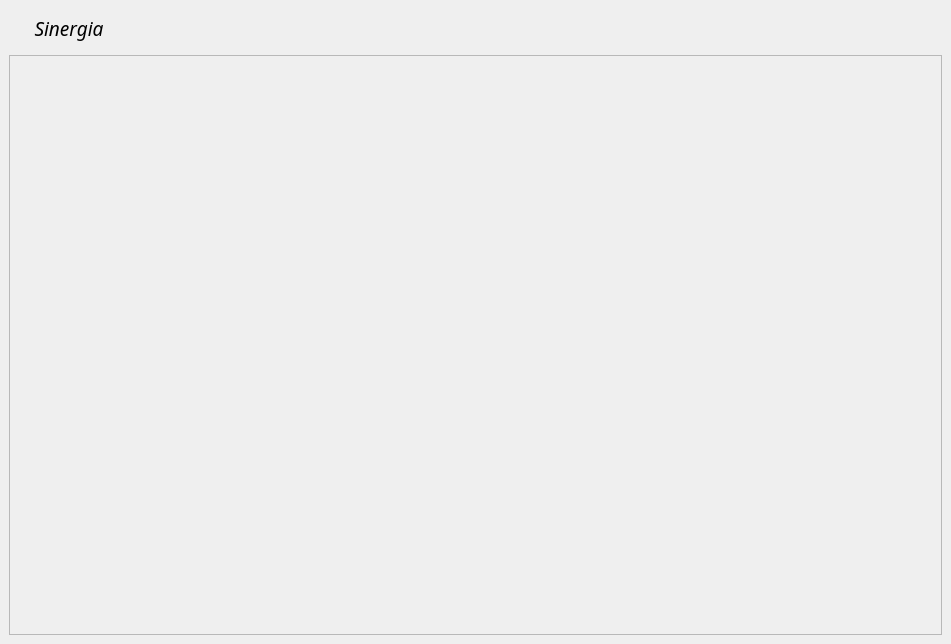
<?xml version="1.0" encoding="UTF-8"?>
<ui version="4.0">
 <class>MainWindow</class>
 <widget class="QMainWindow" name="MainWindow">
  <property name="geometry">
   <rect>
    <x>0</x>
    <y>0</y>
    <width>951</width>
    <height>644</height>
   </rect>
  </property>
  <property name="font">
   <font>
    <family>Hack</family>
    <pointsize>14</pointsize>
    <italic>true</italic>
   </font>
  </property>
  <property name="windowTitle">
   <string>MainWindow</string>
  </property>
  <widget class="QWidget" name="widgetCentral">
   <layout class="QGridLayout" name="gridCentral">
    <item row="1" column="0">
     <widget class="QFrame" name="frContent">
      <property name="frameShape">
       <enum>QFrame::Shape::StyledPanel</enum>
      </property>
      <property name="frameShadow">
       <enum>QFrame::Shadow::Raised</enum>
      </property>
      <layout class="QVBoxLayout" name="verticalLayout_2">
       <property name="spacing">
        <number>0</number>
       </property>
       <property name="leftMargin">
        <number>0</number>
       </property>
       <property name="topMargin">
        <number>0</number>
       </property>
       <property name="rightMargin">
        <number>0</number>
       </property>
       <property name="bottomMargin">
        <number>0</number>
       </property>
       <item>
        <layout class="QVBoxLayout" name="vly_content"/>
       </item>
      </layout>
     </widget>
    </item>
    <item row="0" column="0">
     <widget class="QWidget" name="widgetBarra" native="true">
      <property name="minimumSize">
       <size>
        <width>0</width>
        <height>40</height>
       </size>
      </property>
      <property name="maximumSize">
       <size>
        <width>16777215</width>
        <height>40</height>
       </size>
      </property>
      <property name="styleSheet">
       <string notr="true"/>
      </property>
      <layout class="QGridLayout" name="gridBarra">
       <property name="leftMargin">
        <number>0</number>
       </property>
       <property name="topMargin">
        <number>0</number>
       </property>
       <property name="rightMargin">
        <number>0</number>
       </property>
       <property name="bottomMargin">
        <number>0</number>
       </property>
       <item row="0" column="0">
        <widget class="QLabel" name="lbTitulo">
         <property name="minimumSize">
          <size>
           <width>120</width>
           <height>0</height>
          </size>
         </property>
         <property name="maximumSize">
          <size>
           <width>120</width>
           <height>16777215</height>
          </size>
         </property>
         <property name="text">
          <string>Sinergia</string>
         </property>
         <property name="alignment">
          <set>Qt::AlignmentFlag::AlignCenter</set>
         </property>
        </widget>
       </item>
       <item row="0" column="1">
        <widget class="QPushButton" name="btMenu">
         <property name="minimumSize">
          <size>
           <width>35</width>
           <height>0</height>
          </size>
         </property>
         <property name="maximumSize">
          <size>
           <width>35</width>
           <height>16777215</height>
          </size>
         </property>
         <property name="icon">
          <iconset resource="../../icons.qrc">
           <normaloff>:/views/icons/right-arrow.svg</normaloff>:/views/icons/right-arrow.svg</iconset>
         </property>
         <property name="flat">
          <bool>true</bool>
         </property>
        </widget>
       </item>
       <item row="0" column="2">
        <widget class="QLabel" name="lbTituloArchivo">
         <property name="text">
          <string/>
         </property>
         <property name="indent">
          <number>14</number>
         </property>
        </widget>
       </item>
       <item row="0" column="3">
        <widget class="QLabel" name="lbExtension">
         <property name="minimumSize">
          <size>
           <width>70</width>
           <height>0</height>
          </size>
         </property>
         <property name="maximumSize">
          <size>
           <width>70</width>
           <height>16777215</height>
          </size>
         </property>
         <property name="text">
          <string/>
         </property>
         <property name="textFormat">
          <enum>Qt::TextFormat::RichText</enum>
         </property>
         <property name="alignment">
          <set>Qt::AlignmentFlag::AlignCenter</set>
         </property>
         <property name="wordWrap">
          <bool>false</bool>
         </property>
         <property name="margin">
          <number>0</number>
         </property>
         <property name="indent">
          <number>0</number>
         </property>
        </widget>
       </item>
       <item row="0" column="4">
        <widget class="QPushButton" name="btPin">
         <property name="minimumSize">
          <size>
           <width>37</width>
           <height>37</height>
          </size>
         </property>
         <property name="maximumSize">
          <size>
           <width>37</width>
           <height>37</height>
          </size>
         </property>
         <property name="cursor">
          <cursorShape>PointingHandCursor</cursorShape>
         </property>
         <property name="text">
          <string/>
         </property>
         <property name="icon">
          <iconset resource="../../icons.qrc">
           <normaloff>:/views/icons/pin-a.svg</normaloff>:/views/icons/pin-a.svg</iconset>
         </property>
         <property name="iconSize">
          <size>
           <width>25</width>
           <height>25</height>
          </size>
         </property>
         <property name="checkable">
          <bool>true</bool>
         </property>
         <property name="flat">
          <bool>true</bool>
         </property>
        </widget>
       </item>
       <item row="0" column="5">
        <widget class="QPushButton" name="btMin">
         <property name="minimumSize">
          <size>
           <width>37</width>
           <height>37</height>
          </size>
         </property>
         <property name="maximumSize">
          <size>
           <width>37</width>
           <height>37</height>
          </size>
         </property>
         <property name="cursor">
          <cursorShape>PointingHandCursor</cursorShape>
         </property>
         <property name="text">
          <string/>
         </property>
         <property name="icon">
          <iconset resource="../../icons.qrc">
           <normaloff>:/views/icons/minimize.svg</normaloff>:/views/icons/minimize.svg</iconset>
         </property>
         <property name="iconSize">
          <size>
           <width>25</width>
           <height>25</height>
          </size>
         </property>
         <property name="flat">
          <bool>true</bool>
         </property>
        </widget>
       </item>
       <item row="0" column="6">
        <widget class="QPushButton" name="btMax">
         <property name="minimumSize">
          <size>
           <width>37</width>
           <height>37</height>
          </size>
         </property>
         <property name="maximumSize">
          <size>
           <width>37</width>
           <height>37</height>
          </size>
         </property>
         <property name="cursor">
          <cursorShape>PointingHandCursor</cursorShape>
         </property>
         <property name="text">
          <string/>
         </property>
         <property name="icon">
          <iconset resource="../../icons.qrc">
           <normaloff>:/views/icons/maximize.svg</normaloff>:/views/icons/maximize.svg</iconset>
         </property>
         <property name="iconSize">
          <size>
           <width>25</width>
           <height>25</height>
          </size>
         </property>
         <property name="checkable">
          <bool>true</bool>
         </property>
         <property name="flat">
          <bool>true</bool>
         </property>
        </widget>
       </item>
       <item row="0" column="7">
        <widget class="QPushButton" name="btSquare">
         <property name="minimumSize">
          <size>
           <width>37</width>
           <height>37</height>
          </size>
         </property>
         <property name="maximumSize">
          <size>
           <width>37</width>
           <height>37</height>
          </size>
         </property>
         <property name="cursor">
          <cursorShape>PointingHandCursor</cursorShape>
         </property>
         <property name="text">
          <string/>
         </property>
         <property name="icon">
          <iconset resource="../../icons.qrc">
           <normaloff>:/views/icons/square.svg</normaloff>:/views/icons/square.svg</iconset>
         </property>
         <property name="iconSize">
          <size>
           <width>25</width>
           <height>25</height>
          </size>
         </property>
         <property name="checkable">
          <bool>true</bool>
         </property>
         <property name="flat">
          <bool>true</bool>
         </property>
        </widget>
       </item>
       <item row="0" column="8">
        <widget class="QPushButton" name="btClose">
         <property name="minimumSize">
          <size>
           <width>37</width>
           <height>37</height>
          </size>
         </property>
         <property name="maximumSize">
          <size>
           <width>37</width>
           <height>37</height>
          </size>
         </property>
         <property name="cursor">
          <cursorShape>PointingHandCursor</cursorShape>
         </property>
         <property name="text">
          <string/>
         </property>
         <property name="icon">
          <iconset resource="../../icons.qrc">
           <normaloff>:/views/icons/close.svg</normaloff>:/views/icons/close.svg</iconset>
         </property>
         <property name="iconSize">
          <size>
           <width>25</width>
           <height>25</height>
          </size>
         </property>
         <property name="flat">
          <bool>true</bool>
         </property>
        </widget>
       </item>
      </layout>
      <zorder>btMin</zorder>
      <zorder>btClose</zorder>
      <zorder>btPin</zorder>
      <zorder>btMax</zorder>
      <zorder>lbTitulo</zorder>
      <zorder>lbExtension</zorder>
      <zorder>lbTituloArchivo</zorder>
      <zorder>btSquare</zorder>
      <zorder>btMenu</zorder>
     </widget>
    </item>
   </layout>
  </widget>
 </widget>
 <resources>
  <include location="../../icons.qrc"/>
 </resources>
 <connections/>
</ui>
